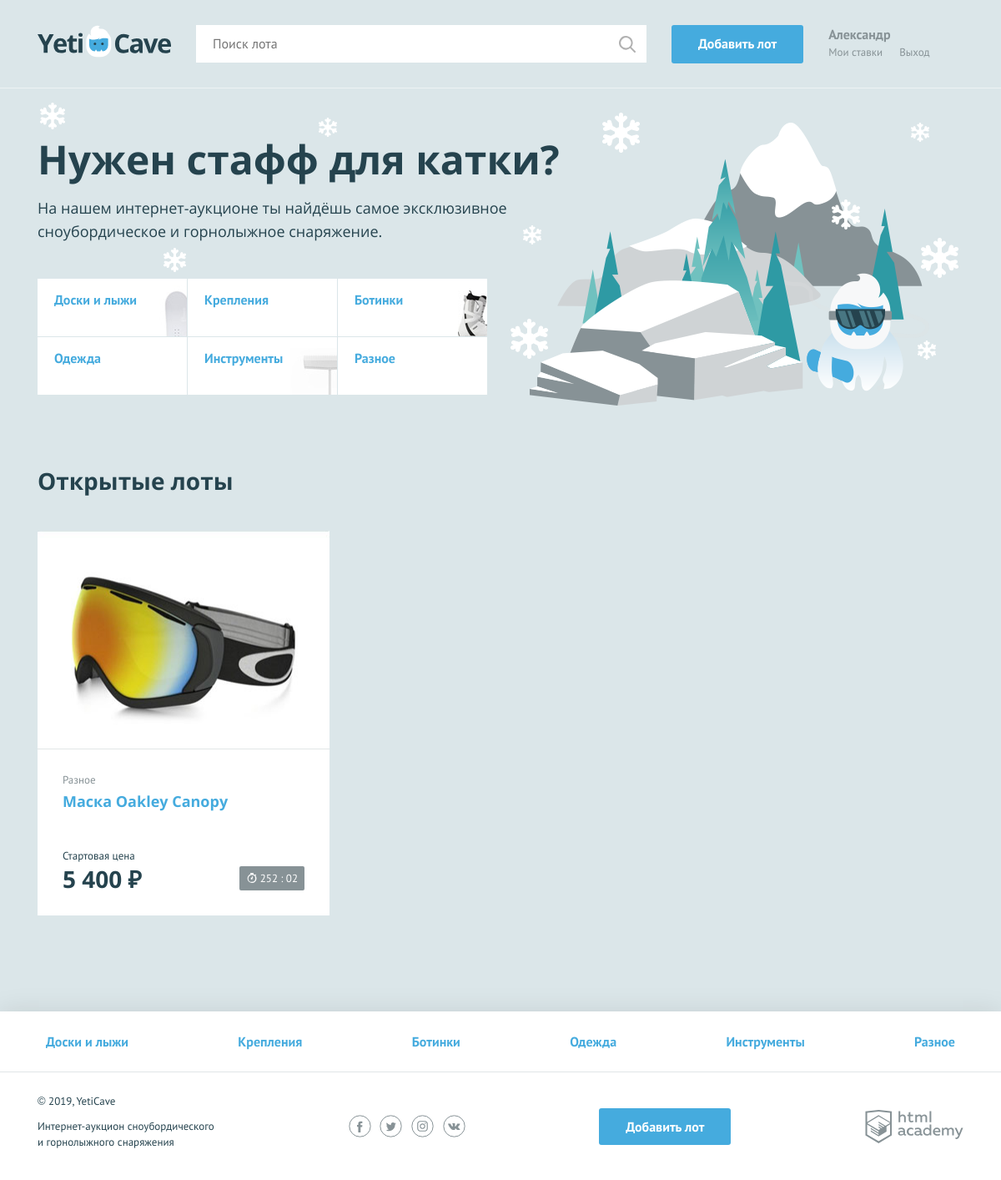
The page / on the database its author committed.
### tables this page shows
CREATE TABLE categories (
    id INT PRIMARY KEY AUTO_INCREMENT,
    name_cat VARCHAR(60) NOT NULL UNIQUE,
    code_cat VARCHAR(60) NOT NULL UNIQUE
);

CREATE TABLE lots (
    id INT PRIMARY KEY AUTO_INCREMENT,
    dt_add TIMESTAMP DEFAULT CURRENT_TIMESTAMP,
    name_lot VARCHAR(128) NOT NULL,
    desc_lot TEXT,
    image_lot VARCHAR(128),
    price DECIMAL(10, 2) NOT NULL,
    dt_end TIMESTAMP,
    step DECIMAL(10, 2) NOT NULL,
    winner_id INT,
    author_id INT,
    category_id INT,
    FOREIGN KEY (author_id) REFERENCES users(id),
    FOREIGN KEY (winner_id) REFERENCES users(id),
    FOREIGN KEY (category_id) REFERENCES categories(id)
);

### helpers.php (called while the page is built, shortened)
<?php
function include_template($name, array $data = []) {
    $name = 'templates/' . $name;
    extract($data);
    require $name;
    $result = ob_get_clean();
    return $result;
}

### functions.php (called while the page is built, shortened)
<?php
function set_price($price) {
    $int_price = ceil($price);
    return number_format($int_price, 0, '', ' ');
};
function set_time_lot($str_date) {
    $now = date_create();
    $end_time = date_create($str_date);
    $diff = date_diff($now, $end_time);
    $format_date = date_interval_format($diff, "%d %H %I");
    $arr = explode(" ", $format_date);
    $hours = $arr[0] * 24 + $arr[1];
    $minutes = intval($arr[2]);
    $hours = str_pad($hours, 2, "0", STR_PAD_LEFT);
    $minutes = str_pad($minutes, 2, "0", STR_PAD_LEFT);
    $res[] = $hours;
    $res[] = $minutes;
    return $res;
}

### templates/main.php (the view)
<section class="promo">
    <h2 class="promo__title">Нужен стафф для катки?</h2>
    <p class="promo__text">На нашем интернет-аукционе ты найдёшь самое эксклюзивное сноубордическое и горнолыжное снаряжение.</p>
    <ul class="promo__list">
        <?php foreach ($categories as $category): ?>
            <li class="promo__item promo__item--<?= $category['code_cat'] ?>">
                <a class="promo__link" href="pages/all-lots.html"><?= $category["name_cat"] ?></a>
            </li>
        <?php endforeach ?>
    </ul>
</section>
<section class="lots">
    <div class="lots__header">
        <h2>Открытые лоты</h2>
    </div>
    <ul class="lots__list">
        <?php if(!empty($cards)): ?>
            <?php foreach ($cards as $card): ?>
                <li class="lots__item lot">
                    <div class="lot__image">
                        <img src="<?= $card["image_lot"] ?>" width="350" height="260" alt="<?= htmlspecialchars($card["name_lot"]) ?>">
                    </div>
                    <div class="lot__info">
                        <span class="lot__category"><?= htmlspecialchars($card['name_cat']) ?></span>
                        <h3 class="lot__title"><a class="text-link" href="lot.php?id=<?= $card["id"] ?>"><?= htmlspecialchars($card["name_lot"]) ?></a></h3>
                        <div class="lot__state">
                            <div class="lot__rate">
                                <span class="lot__amount">Стартовая цена</span>
                                <span class="lot__cost"><?= htmlspecialchars(set_price($card["price"])) . " ₽" ?></span>
                            </div>
                            <?php $res = set_time_lot(htmlspecialchars($card["dt_end"])) ?>
                            <div class="lot__timer timer <?= (int) $res[0] < 1 ? "timer--finishing" : '' ?>">
                                <?= "$res[0] : $res[1]"?>
                            </div>
                        </div>
                    </div>
                </li>
            <?php endforeach; ?>
        <?php endif; ?>
    </ul>
</section>

### templates/layout.php (shortened to what this page needs)
<?php
    $user_name = 'Александр';
    $is_auth = rand(0, 1);
?>
<!DOCTYPE html>
<html lang="ru">
<head>
    <link href="../css/normalize.min.css" rel="stylesheet">
    <link href="../css/style.css" rel="stylesheet">
</head>
<body>
<div class="page-wrapper">
<header class="main-header">
    <div class="main-header__container container">
        <a class="main-header__logo">
            <img src="../img/logo.svg" width="160" height="39" alt="Логотип компании YetiCave">
        </a>
        <form class="main-header__search" method="get" action="https://echo.htmlacademy.ru" autocomplete="off">
            <input type="search" name="search" placeholder="Поиск лота">
            <input class="main-header__search-btn" type="submit" name="find" value="Найти">
        </form>
        <a class="main-header__add-lot button" href="pages/add-lot.html">Добавить лот</a>
        <nav class="user-menu">
            <?php if($is_auth): ?>
                <div class="user-menu__logged">
                      <p><?= $user_name; ?></p>
                    <a class="user-menu__bets" href="pages/my-bets.html">Мои ставки</a>
                    <a class="user-menu__logout" href="#">Выход</a>
                </div>
            <?php endif; ?>
        </nav>
    </div>
</header>
<main class="container">
    <?= $content ?>
</main>
</div>
<footer class="main-footer">
    <nav class="nav">
        <ul class="nav__list container">
            <?php foreach ($categories as $category): ?>
                <li class="nav__item">
                    <a href="pages/all-lots.html"><?= $category["name_cat"] ?></a>
                </li>
            <?php endforeach ?>
        </ul>
    </nav>
    <div class="main-footer__bottom container">
        <div class="main-footer__copyright">
            <p>© 2019, YetiCave</p>
            <p>Интернет-аукцион сноубордического и горнолыжного снаряжения</p>
        </div>
        <div class="main-footer__social social">
            <a class="social__link social__link--facebook" href="#">
            </a>
            <a class="social__link social__link--twitter" href="#">
            </a>
            <a class="social__link social__link--instagram" href="#">
            </a>
            <a class="social__link social__link--vkontakte" href="#">
            </a>
        </div>
        <a class="main-footer__add-lot button" href="add-lot.html">Добавить лот</a>
        <div class="main-footer__developed-by">
            <a class="logo-academy" href="https://htmlacademy.ru/intensive/php">
            </a>
        </div>
    </div>
</footer>
</body>
</html>

### index.php (shortened to what this page needs)
<?php
require_once("helpers.php");
require_once("functions.php");
$link = mysqli_connect("MySQL-8.0:3306", "root", "", "yeticave");
mysqli_set_charset($link,"utf8");
$categories = [];
$cards = [];
$sql = "SELECT * FROM categories";
$result = mysqli_query($link, $sql);
if(!$result) {
    $error = mysqli_connect_error();
    $content = include_template("error.php", ["error" => $error]);
} else {
    $categories = mysqli_fetch_all($result, MYSQLI_ASSOC);
}
$sql = "SELECT l.id, l.dt_add, l.dt_end, l.name_lot, l.image_lot, l.price, c.name_cat FROM lots l " .
        "JOIN categories c ON l.category_id = c.id " .
        "WHERE l.dt_end > NOW() " .
        "ORDER BY l.dt_add DESC LIMIT 6";
$result = mysqli_query($link, $sql);
if(!$result) {
    $error = mysqli_connect_error();
    $content = include_template("error.php", ["error" => $error]);
} else {
    $cards = mysqli_fetch_all($result, MYSQLI_ASSOC);
}
$content = include_template("main.php", [
    "cards" => $cards,
    "categories" => $categories,
]);
$layout = include_template("layout.php", [
    "title" => "Главная страница",
    "content" => $content,
    "categories" => $categories,
]);
print($layout);
?>

### rows shown on the page
categories: name_cat "Доски и лыжи"
categories: name_cat "Крепления"
categories: name_cat "Ботинки"
categories: name_cat "Одежда"
categories: name_cat "Инструменты"
categories: name_cat "Разное"
lots: image_lot (picture), category.name_cat "Разное", name_lot "Маска Oakley Canopy", price "5 400", dt_end "252", dt_end "02"

### other values the page prints
$user_name "Александр"
